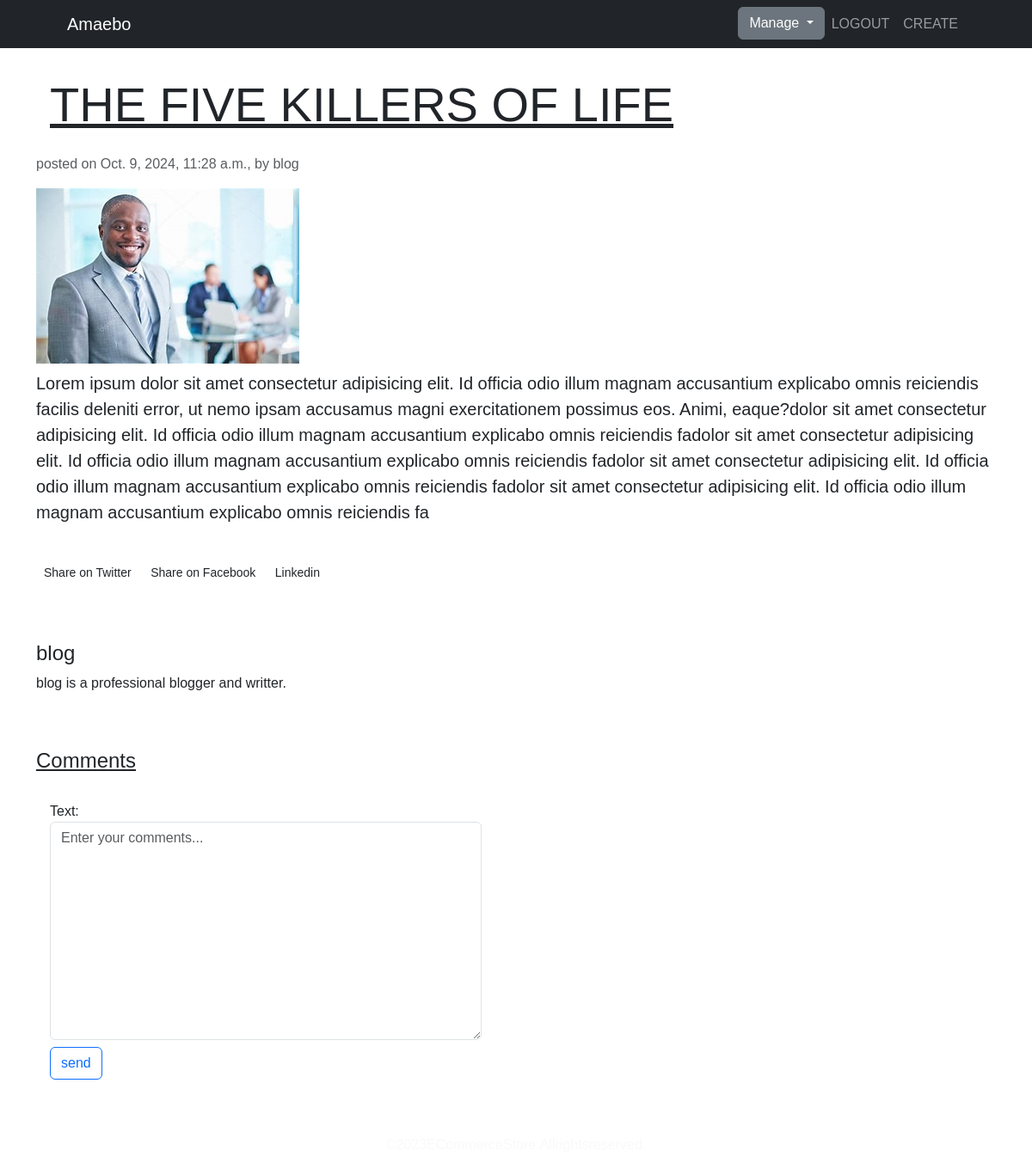
Screenshot of /detail/16/ (signed in) with the database file from the repository.
### posts/models.py (models this page shows, shortened)
class Post(models.Model):
    title = models.CharField(max_length=150)
    body = models.TextField()
    image = models.ImageField(upload_to='post_images/', null=True, blank=True)
    created = models.DateTimeField(auto_now_add=True)
    updated = models.DateTimeField(auto_now=True)
    publish = models.BooleanField(default=True)
    author = models.ForeignKey(User, on_delete=models.CASCADE)

### posts/views.py (the view)
# urls.py: path('detail/<int:pk>/', detail, name='detail'),
@login_required
def detail(request, pk):
    post = Post.objects.get(pk=pk)
    comments = Comment.objects.filter(post=post)
    if request.method == 'POST':
        form = CreateCommentForm(request.POST)
        if form.is_valid():
            var = form.save(commit=False)
            var.author = request.user
            var.post = post
            var.save()
            context = {'post':post, 'comments':comments, 'form':form}
            return redirect('detail', pk=pk)
    else:
        form = CreateCommentForm()
        context = {'post':post, 'comments':comments, 'form':form}
        return render(request, 'posts/detail.html', context)

### posts/forms.py
class CreateCommentForm(forms.ModelForm):
    text = forms.CharField(widget=forms.Textarea(attrs={'class':'form-control', 'placeholder':'Enter your comments...'}))
    class Meta:
        model = Comment
        fields = ['text']

### templates/posts/detail.html (shortened to what this page needs)
{% extends 'base.html' %}
{% block content %}
<section>
    <div class="container">
        <div class="row">
            <div class="col-md-12">
                <h1 class="display-4 p-3 mt-3" style="text-decoration: underline;">{{post.title}}</h1>
                <p class="text-muted">posted on {{post.created}}, by {{post.author.username}}</p>
                {% if post.image %}
                <img src="{{post.image.url}}" alt="">
                {% endif %}
                <p class="lead mt-2">{{post.body}}</p>
        </div>
        <div class="row">
            <div class="col-md-6">
                <span class="badge badge-primary">Technology</span>
                <span class="badge badge-secondary">Innovation</span>
                <span class="badge badge-success">Design</span>
            </div>
            <div class="social-share mb-5">
                <a href="" class="btn btn-sm">Share on Twitter</a>
                <a href="" class="btn btn-sm">Share on Facebook</a>
                <a href="" class="btn btn-sm">Linkedin</a>
            </div>
            <div class="author-box mb-5">
                <h4 class="mt-3">{{post.author.username}}</h4>
                <p>{{post.author.username}} is a professional blogger and writter.</p>
            </div>
        </div>
        <div class="row">
            <div class="col-md-6">
                <div class="comments">
                    <h4 class="mb-3" style="text-decoration: underline;">Comments</h4>
                    <div class="p-3">
                        <form action="" method="POST">
                            {{form}}
                            <button type="submit" class="mt-2 btn btn-outline-primary">send</button>
                        </form>
                        <div class="p-3">
                        </div>
                    </div>
                </div>
            </div>
        </div>
    </div>
</section>
{% endblock %}

### templates/base.html (style rules this page uses)
body { font-family: Arial, sans-serif; }

### rows the page displays
Post: title "THE FIVE KILLERS OF LIFE", created "Oct. 9, 2024, 11:28 a.m.", author.username "blog", image (picture), body "Lorem ipsum dolor sit amet consectetur adipisicing elit. Id officia odio illum magnam accusantium explicabo omnis reiciendis facilis deleniti error, ut nemo ipsam accusamus magni exercitationem possimus eos. Animi, eaque?dolor sit amet consectetur adipisicing elit. Id officia odio illum magnam accusantium explicabo omnis reiciendis fadolor sit amet consectetur adipisicing elit. Id officia odio illum magnam accusantium explicabo omnis reiciendis fadolor sit amet consectetur adipisicing elit. Id officia odio illum magnam accusantium explicabo omnis reiciendis fadolor sit amet consectetur adipisicing elit. Id officia odio illum magnam accusantium explicabo omnis reiciendis fa"
